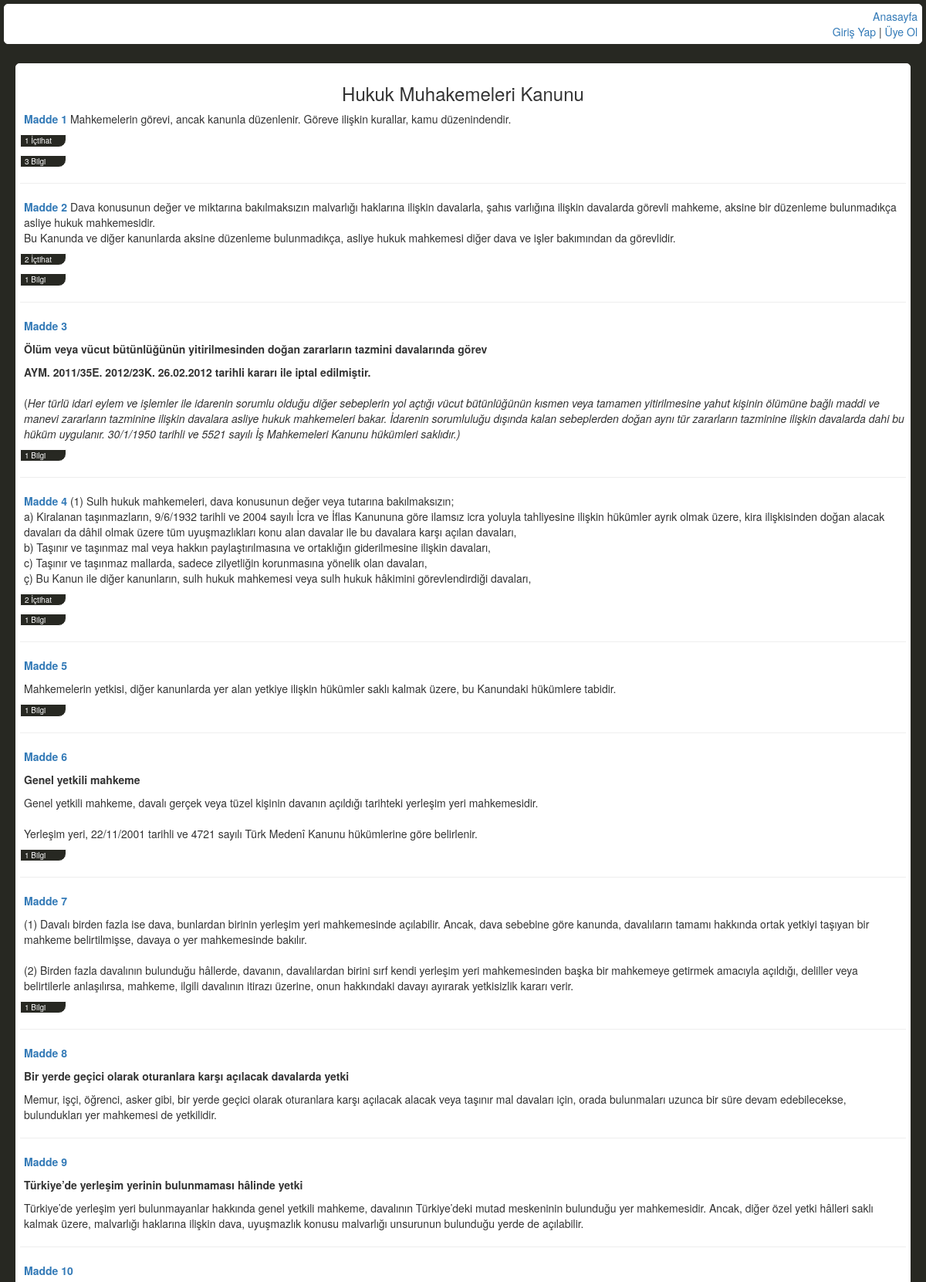
Screenshot of /dkanungoster.php?kanun=Hukuk Muhakemeleri Kanunu&no=6100 (upper part) with the database file from the repository.
### tables this page shows
CREATE TABLE IF NOT EXISTS `kanun` (
  `id` int(11) NOT NULL AUTO_INCREMENT,
  `kanunadi` varchar(255) NOT NULL,
  `kanunno` int(11) NOT NULL,
  `maddeno` int(11) NOT NULL,
  `madde` text NOT NULL,
  `ilgiliserh` varchar(255) NOT NULL,
  `bilgibaslik` varchar(255) NOT NULL,
  PRIMARY KEY (`id`),
  KEY `ilgiliserh` (`ilgiliserh`),
  KEY `maddeno` (`maddeno`),
  KEY `kanunadi` (`kanunadi`),
  KEY `kanunno` (`kanunno`),
  KEY `bilgibaslik` (`bilgibaslik`),
  FULLTEXT KEY `ilgiliserh_2` (`ilgiliserh`)
);

### dkanungoster.php (the view, shortened to what this page needs)
<?php include('baglan.php'); ?>
<!DOCTYPE html PUBLIC "-//W3C//DTD XHTML 1.0 Transitional//EN" "http://www.w3.org/TR/xhtml1/DTD/xhtml1-transitional.dtd">
<html xmlns="http://www.w3.org/1999/xhtml" xml:lang="en">
<head>
	<title>Ayrıntılı Kanun Şerh - <?php $kanun = strip_tags(trim($_GET["kanun"])); echo $kanun; ?></title>
	<link rel="stylesheet" href="css/ozel.css" />
	<link rel="stylesheet" href="css/bootstrap.min.css" />
</head>
<body style="background-color: #272822;" >
<?php include('dmenu.php'); ?>
	<div style="margin:20px; border-radius:5px;" class="beyazkutu">
		<h3 style="text-align:center"><?php echo $kanun; ?></h3>
		<?php
			$kullanici = mysqli_query($baglan, "select * from uye where id='1'");
			$kgetir = mysqli_fetch_array($kullanici);
			extract($kgetir);
			$kanun = mysqli_query($baglan, "select * from kanun where kanunadi = '$kanun' order by maddeno asc");
			while ($kanunyaz = mysqli_fetch_array($kanun)) {
				extract($kanunyaz);
				echo "<p><b><a href='dtekkanungoster.php?ilgili=$ilgiliserh'>Madde $maddeno </a></b> $madde</p>";
				$ictihatigetir = mysqli_query($baglan, "select * from serh where ilgili = '$ilgiliserh'");
				$bilgigetir = mysqli_query($baglan, "select * from bilgitbl where bilgibaslik = '$ilgiliserh'");
				$bilgibilgi = mysqli_fetch_array($bilgigetir);
				@extract($bilgibilgi);
				$kacbilgi = mysqli_num_rows($bilgigetir);
				$kacictihat = mysqli_num_rows($ictihatigetir);
				if ($kacictihat > '0') {
					echo "<p class='ictihat'><a href='dgoster.php?ilgili=$ilgiliserh'>$kacictihat İçtihat</a></p>";
				}
				if ($kacbilgi > '0') {
					@$temizozet = strip_tags($bilgi);
					@$ozetozet = substr($temizozet, 0,300);
					@$ozetozet = $ozetozet . "...[Devamı için tıklayın]";
					echo "<p class='bilgi'><a title='$ozetozet' href='bilgigoster.php?ilgili=$ilgiliserh'>$kacbilgi Bilgi</a></p>";
				}
				echo "<hr>";
			}
		 ?>
	</div>
</body>
</html>

### css/ozel.css (style rules this page uses)
body { font-family: Raleway; }
body { list-style: none; }
.beyazkutu { border-style: solid; border-width:1px; border-color:white; background-color: #fff; margin:5px; padding: 5px; border-radius: 5px; }
.beyazkutu p { padding-left: 5px; }
.ictihat { border-style: solid; border-bottom-right-radius: 10px; border-width: 1px; background-color: #272822; color:#fff; width:60px; font-size: 10px; }
.ictihat a { color:#fff; display: block; }
.bilgi { border-style: solid; border-bottom-right-radius: 10px; border-width: 1px; background-color: #272822; color:#fff; width:60px; font-size: 10px; }
.bilgi a { color:#fff; display: block; }

### rows the page displays
kanun: maddeno "1", madde "Mahkemelerin görevi, ancak kanunla düzenlenir. Göreve ilişkin kurallar, kamu düzenindendir.", kacictihat "1", kacbilgi "3"
kanun: maddeno "2", madde "Dava konusunun değer ve miktarına bakılmaksızın malvarlığı haklarına ilişkin davalarla, şahıs varlığına ilişkin davalarda görevli mahkeme, aksine bir düzenleme bulunmadıkça asliye hukuk mahkemesidir. Bu Kanunda ve diğer kanunlarda aksine düzenleme bulunmadıkça, asliye hukuk mahkemesi diğer dava ve işler bakımından da görevlidir.", kacictihat "2", kacbilgi "1"
kanun: maddeno "3", madde "Ölüm veya vücut bütünlüğünün yitirilmesinden doğan zararların tazmini davalarında görev AYM. 2011/35E. 2012/23K. 26.02.2012 tarihli kararı ile iptal edilmiştir. ( Her türlü idari eylem ve işlemler ile idarenin sorumlu olduğu diğer sebeplerin yol açtığı vücut bütünlüğünün kısmen veya tamamen yitirilmesine yahut kişinin ölümüne bağlı maddi ve manevi zararların tazminine ilişkin davalara asliye hukuk mahkemeleri bakar. İdarenin sorumluluğu dışında kalan sebeplerden doğan aynı tür zararların tazminine ilişkin davalarda dahi bu hüküm uygulanır. 30/1/1950 tarihli ve 5521 sayılı İş Mahkemeleri Kanunu hükümleri saklıdır.)", kacbilgi "1"
kanun: maddeno "4", madde "(1) Sulh hukuk mahkemeleri, dava konusunun değer veya tutarına bakılmaksızın; a) Kiralanan taşınmazların, 9/6/1932 tarihli ve 2004 sayılı İcra ve İflas Kanununa göre ilamsız icra yoluyla tahliyesine ilişkin hükümler ayrık olmak üzere, kira ilişkisinden doğan alacak davaları da dâhil olmak üzere tüm uyuşmazlıkları konu alan davalar ile bu davalara karşı açılan davaları, b) Taşınır ve taşınmaz mal veya hakkın paylaştırılmasına ve ortaklığın giderilmesine ilişkin davaları, c) Taşınır ve taşınmaz mallarda, sadece zilyetliğin korunmasına yönelik olan davaları, ç) Bu Kanun ile diğer kanunların, sulh hukuk mahkemesi veya sulh hukuk hâkimini görevlendirdiği davaları,", kacictihat "2", kacbilgi "1"
kanun: maddeno "5", madde "Mahkemelerin yetkisi, diğer kanunlarda yer alan yetkiye ilişkin hükümler saklı kalmak üzere, bu Kanundaki hükümlere tabidir.", kacbilgi "1"
kanun: maddeno "6", madde "Genel yetkili mahkeme Genel yetkili mahkeme, davalı gerçek veya tüzel kişinin davanın açıldığı tarihteki yerleşim yeri mahkemesidir. Yerleşim yeri, 22/11/2001 tarihli ve 4721 sayılı Türk Medenî Kanunu hükümlerine göre belirlenir.", kacbilgi "1"
kanun: maddeno "7", madde "(1) Davalı birden fazla ise dava, bunlardan birinin yerleşim yeri mahkemesinde açılabilir. Ancak, dava sebebine göre kanunda, davalıların tamamı hakkında ortak yetkiyi taşıyan bir mahkeme belirtilmişse, davaya o yer mahkemesinde bakılır. (2) Birden fazla davalının bulunduğu hâllerde, davanın, davalılardan birini sırf kendi yerleşim yeri mahkemesinden başka bir mahkemeye getirmek amacıyla açıldığı, deliller veya belirtilerle anlaşılırsa, mahkeme, ilgili davalının itirazı üzerine, onun hakkındaki davayı ayırarak yetkisizlik kararı verir.", kacbilgi "1"
kanun: maddeno "8", madde "Bir yerde geçici olarak oturanlara karşı açılacak davalarda yetki Memur, işçi, öğrenci, asker gibi, bir yerde geçici olarak oturanlara karşı açılacak alacak veya taşınır mal davaları için, orada bulunmaları uzunca bir süre devam edebilecekse, bulundukları yer mahkemesi de yetkilidir."
kanun: maddeno "9", madde "Türkiye’de yerleşim yerinin bulunmaması hâlinde yetki Türkiye’de yerleşim yeri bulunmayanlar hakkında genel yetkili mahkeme, davalının Türkiye’deki mutad meskeninin bulunduğu yer mahkemesidir. Ancak, diğer özel yetki hâlleri saklı kalmak üzere, malvarlığı haklarına ilişkin dava, uyuşmazlık konusu malvarlığı unsurunun bulunduğu yerde de açılabilir."
kanun: maddeno "10"

### other values shown
$kanun "Hukuk Muhakemeleri Kanunu"
